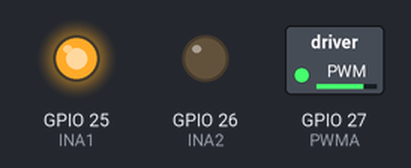
Bench run of a sketch on a simulated ESP32. On the bench: switched loads named in the sketch (green lamp = pin HIGH), output pins drawn as LEDs (lit = HIGH).

Above: at 0.1 s.
Timing chart, 0 to 1.6 s (numbered marks = the images above):
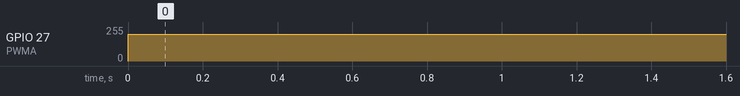

Measured:
- by itself, GPIO 27 (PWMA): 0/255 → 199/255 at 0.00 s

The sketch:

Motor_Spin_DC_Brushed.ino
```cpp
#define INA1 25
#define INA2 26
#define PWMA 27
#define PWM_CH 0

void setup() {
  pinMode(INA1, OUTPUT);
  pinMode(INA2, OUTPUT);
  ledcSetup(PWM_CH, 20000, 8);
  ledcAttachPin(PWMA, PWM_CH);
}

void drive(int speed) {
  digitalWrite(INA1, speed >= 0);
  digitalWrite(INA2, speed < 0);
  ledcWrite(PWM_CH, abs(speed));
}

void loop() {
  drive(200);   // forward at ~78% duty
}
```
